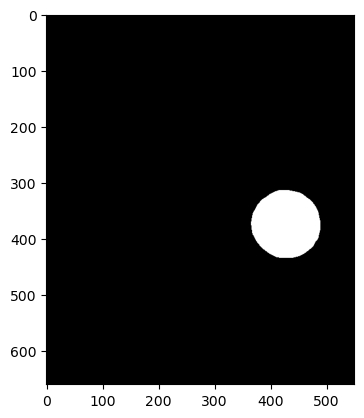
#> input picture self_study/w1/images/cell_exercise.png, 364 x 418 px, found by its file name; its folder holds only this picture in this run
$ jupyter execute --allow-errors task_2.ipynb
#> lines starting #> are read from the running program, lines starting #| are printed output that depends on the picture; after the words box and inside, x2 and y2 are one past the last pixel; in counts of white or black regions, pixels touching at a corner belong together
## TASK 2

### Import Packages

[cell 1]
import cv2
import numpy as np
import matplotlib.pyplot as plt
import os
import random

## Get Random Image from both folders (Y2B_24 and Y2B_23)

### To get an Image run one of the cells below!

#### If you want to get a random image from Y2B_24 folder run the cell below.

[cell 2]
# Define the folder path of the images
folder_path = 'Y2B_24/images'

# Get all image file paths in the folder
image_files = [f for f in os.listdir(folder_path) if f.lower().endswith(('.png', '.jpg', '.jpeg', '.bmp', '.tiff'))]

# Select a random image
random_image_file = random.choice(image_files)
image_path = os.path.join(folder_path, random_image_file)

#### If you want to get a random image from Y2B_23 folder run the cell below.

[cell 3]
# Define the folder path of the images
folder_path = 'Y2B_23/images/train'

# Get all image file paths in the folder
#> (the rest of this cell did not finish here and is left out)

## Read the Image and Plot it

[cell 4]
# Read the random image
image = cv2.imread(image_path)
#> image is the input picture: shape (418, 364, 3); min 0, max 255, mean 67.7
# Convert the image from BGR (OpenCV default) to RGB (for correct color representation in Matplotlib)
image = cv2.cvtColor(image, cv2.COLOR_BGR2RGB)
plt.imshow(image, cmap = 'grey')
# Display the random image
plt.title(f"Random Image: {random_image_file}")
plt.show()

### Convert Image to Greyscale
The loaded image is converted to grayscale to simplify further processing tasks.

[cell 5]
# Convert the image to grayscale
gray = cv2.cvtColor(image, cv2.COLOR_BGR2GRAY)

### Thresholding
Thresholding is applied to create a binary mask for contour detection.

[cell 6]
# Threshold the image to create a binary mask
_, binary = cv2.threshold(gray, 65, 255, cv2.THRESH_BINARY)
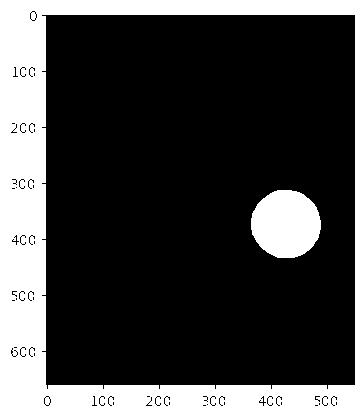
#> binary: shape (418, 364); 26.9% white; 2 white regions, box (x1, y1, x2, y2) and area: (0, 0, 364, 418) 37126, (251, 190, 321, 258) 3758

### Contour Detection and Crop the Image
Contours are detected from the binary mask, and the largest contour is assumed to be the Petri dish.
The detected region is cropped to ensure the output image is square.

[cell 7]
# Find contours
contours, _ = cv2.findContours(binary, cv2.RETR_EXTERNAL, cv2.CHAIN_APPROX_SIMPLE)
#> contours = [[[0, 0], [0, 417], [363, 417], [363, 0]]]

# Find the largest contour (assuming it is the petri dish)
largest_contour = max(contours, key=cv2.contourArea)
#> largest_contour = [[0, 0], [0, 417], [363, 417], [363, 0]]

# Get the bounding box of the largest contour
x, y, w, h = cv2.boundingRect(largest_contour)
#> x = 0; y = 0; w = 364; h = 418

# Determine the size of the square
side_length = max(w, h)
#> side_length = 418

# Calculate the center of the bounding box
center_x = x + w // 2
#> center_x = 182
center_y = y + h // 2
#> center_y = 209

# Calculate the coordinates for the square crop
new_x = max(0, center_x - side_length // 2)
#> new_x = 0
new_y = max(0, center_y - side_length // 2)
#> new_y = 0
new_x_end = min(image.shape[1], center_x + side_length // 2)
#> new_x_end = 364
new_y_end = min(image.shape[0], center_y + side_length // 2)
#> new_y_end = 418

# Crop the image to the square
cropped_image = image[new_y:new_y_end, new_x:new_x_end]

### Plot the Cropped Image

[cell 8]
# Show the cropped image
plt.imshow(cv2.cvtColor(cropped_image, cv2.COLOR_BGR2RGB))
plt.axis('off')
plt.show()

### Check whether the Cropped Image is Square

If the height and width of the image are equal it is square

[cell 9]
height, width, channels = cropped_image.shape
#> height = 418; width = 364; channels = 3
print(f'{height} : {width} : {channels}')
#| 418 : 364 : 3
